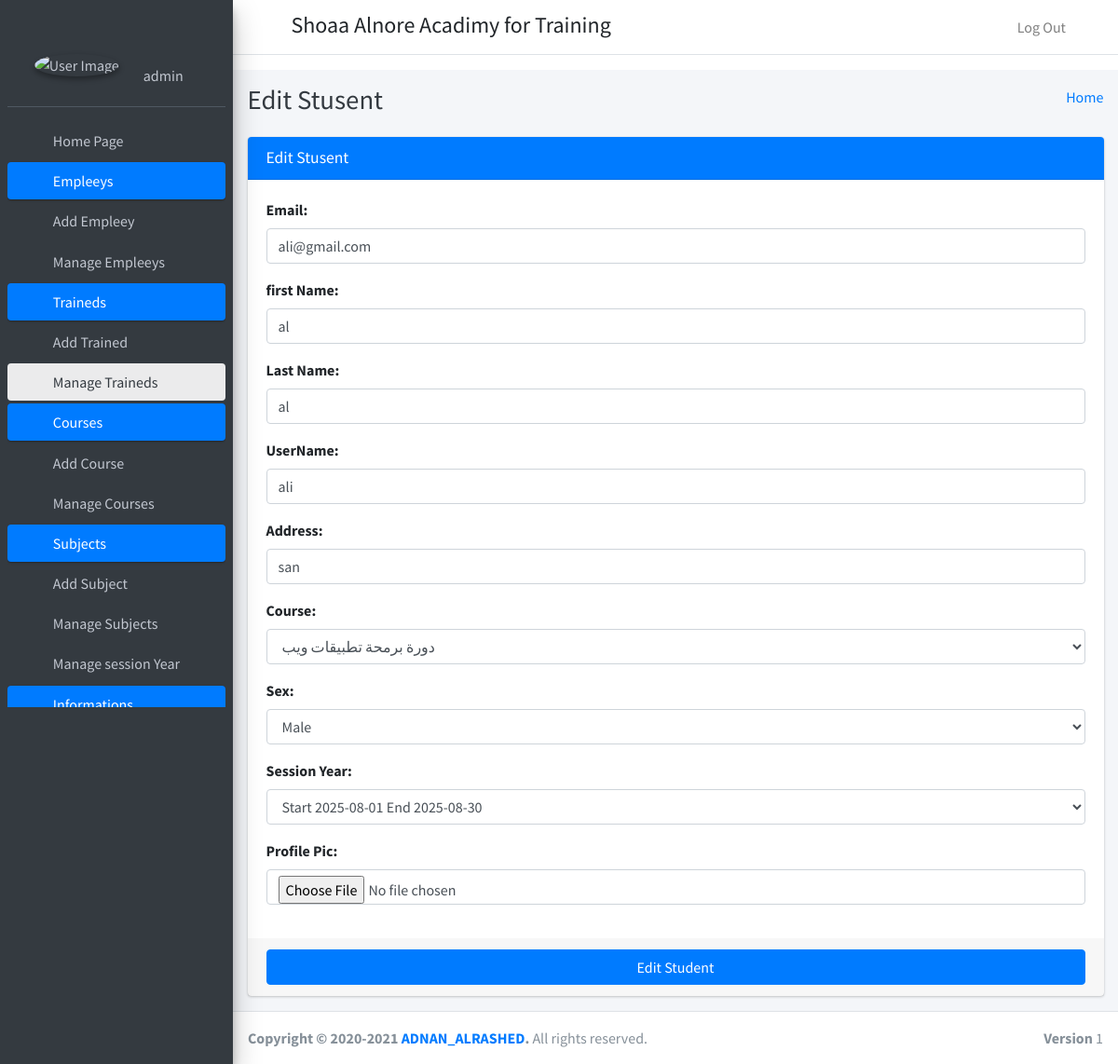
Page /edit_student/3 (signed in) on the committed database.
### studentApp/models.py (models this page shows)
class CustomUser(AbstractUser):
    user_type_data = ((1,'HOD'),(2,'Staff'),(3,'Student'))
    user_type = models.CharField(default=1,choices=user_type_data,max_length=10)

class Students(models.Model):
    id = models.AutoField(primary_key=True)
    admin = models.OneToOneField(CustomUser,on_delete=models.CASCADE)
    gender = models.CharField(max_length=255)
    profile_pic = models.FileField()
    address = models.TextField()
    course_id = models.ForeignKey(Courses,on_delete=models.DO_NOTHING)
    session_year_id = models.ForeignKey(SessionYearModle, on_delete=models.CASCADE)
    created_at = models.DateTimeField(auto_now_add=True)
    updated_at = models.DateTimeField(auto_now_add=True)
    fcm_token = models.TextField(default="")
    objects = models.Manager()

### studentApp/HodViews.py (the view)
# urls.py: path('edit_student/<str:student_id>',HodViews.edit_student, name='edit_student'),
def edit_student(request,student_id):
    request.session['student_id']= student_id
    student = Students.objects.get(admin=student_id)
    form = EditStudentForm()
    form.fields['email'].initial = student.admin.email
    form.fields['first_name'].initial = student.admin.first_name
    form.fields['last_name'].initial = student.admin.last_name
    form.fields['username'].initial = student.admin.username
    form.fields['address'].initial = student.address
    form.fields['course'].initial = student.course_id.id
    form.fields['sex'].initial = student.gender
    form.fields['session_year_id'].initial = student.session_year_id.id
    return render(request,'hod_template/edit_student_template.html',{'form':form,'id':student_id,'username':student.admin.username})

### studentApp/LoginCheckMiddleWare.py (called while the page is built, shortened)
    def process_view(self,request,view_func,view_args,view_kwargs):
        modulename = view_func.__module__
        user = request.user
        if user.is_authenticated:
            if user.user_type == '1':
                if modulename == 'studentApp.HodViews':
                    pass
                elif modulename == 'studentApp.views' or modulename == "django.views.static":
                    pass
                else:
                    return HttpResponseRedirect(reverse('admin_home'))
            else:
                return HttpResponseRedirect(reverse('show_login'))
        else:
            if request.path == reverse('show_login') or request.path == reverse('do_login') or modulename == "django.contrib.auth.views":
                pass
            else:
                return HttpResponseRedirect(reverse('show_login'))

### studentApp/templates/hod_template/edit_student_template.html
{% extends 'hod_template/base_template.html' %}
{% load i18n %}
{% block page_title %}
{% trans "Edit Stusent" %}
{% endblock page_title %}
{% block main_content %}
    <section class="content">
      <div class="container-fluid">
       <div class="row">
          <div class="col-md-12">
            <div class="card card-primary">
              <div class="card-header">
                <h3 class="card-title">{% trans "Edit Stusent" %}</h3>
              </div>
              {% url 'edit_student_save' as action_path %}
              {% include 'hod_template/form_template.html' with messages=messages form=form action_path=action_path button_text='Edit Student' %}
      </div>
    </section>
    {% endblock main_content %}

### studentApp/templates/hod_template/sidebar_template.html (shortened to what this page needs)
 {% load static %}
 {% load i18n %}
  <aside class="main-sidebar sidebar-dark-primary elevation-4">
    <div class="sidebar">
      <div class="user-panel mt-3 pb-3 mb-3 d-flex">
        <div class="image">
          <img src="{% static 'dist/img/user2-160x160.jpg' %}" class="img-circle elevation-2" alt="User Image">
        </div>
        <div class="info">
          <a href="{% url 'admin_profile' %}" class="d-block">{{ user.username }}</a>
        </div>
      </div>
      <nav class="mt-2">
        <ul class="nav nav-pills nav-sidebar flex-column" data-widget="treeview" role="menu" data-accordion="false">
               <li class="nav-item">
                {% url 'admin_home' as admin_home %}
                  <a href="{{ admin_home }}" class="nav-link {% if request.path == admin_home %} active {% endif %}">
                    <i class="far fa-circle nav-icon"></i>
                    <p>{% trans "Home Page" %}</p>
                  </a>
                </li>
          <li class="nav-item has-treeview menu-open">
            <a href="#" class="nav-link active">
              <i class="nav-icon fas fa-tachometer-alt"></i>
              <p>
                {% trans "Empleeys" %}
                <i class="right fas fa-angle-left"></i>
              </p>
            </a>
            <ul class="nav nav-treeview">
              <li class="nav-item">
              {% url 'add_staff' as add_staff %}
                <a href="{{ add_staff }}" class="nav-link {% if request.path == add_staff %} active {% endif %}">
                  <i class="far fa-circle nav-icon"></i>
                  <p>{% trans "Add Empleey" %}</p>
                </a>
              </li>
              <li class="nav-item">
              {% url 'manage_staff' as manage_staff %}
              {% url 'edit_staff' staff_id=id as edit_staff %}
                <a href="{{ manage_staff }}" class="nav-link {% if request.path == manage_staff %} active {% endif %} {% if request.path == edit_staff %} active {% endif %}">
                  <i class="far fa-circle nav-icon"></i>
                  <p>{% trans "Manage Empleeys" %}</p>
                </a>
              </li>
            </ul>
          </li>
         <li class="nav-item has-treeview menu-open">
            <a href="#" class="nav-link active">
              <i class="nav-icon fas fa-tachometer-alt"></i>
              <p>
                {% trans "Traineds" %}
                <i class="right fas fa-angle-left"></i>
              </p>
            </a>
            <ul class="nav nav-treeview">
              <li class="nav-item">
              {% url 'add_student' as add_student %}
                <a href="{{ add_student }}" class="nav-link {% if request.path == add_student %} active {% endif %}">
                  <i class="far fa-circle nav-icon"></i>
                  <p>{% trans "Add Trained" %}</p>
                </a>
              </li>
              <li class="nav-item">
              {% url 'manage_student' as manage_student %}
              {% url 'edit_student' student_id=id as edit_student %}
                <a href="{{ manage_student }}" class="nav-link {% if request.path == manage_student %} active {% endif %} {% if request.path == edit_student %} active {% endif %}">
                  <i class="far fa-circle nav-icon"></i>
                  <p>{% trans "Manage Traineds" %}</p>
                </a>
              </li>
            </ul>
          </li>
       <li class="nav-item has-treeview menu-open">
            <a href="#" class="nav-link active">
              <i class="nav-icon fas fa-tachometer-alt"></i>
              <p>
                {% trans "Courses" %}
                <i class="right fas fa-angle-left"></i>
              </p>
            </a>
            <ul class="nav nav-treeview">
              <li class="nav-item">
              {% url 'add_course' as add_course %}
                <a href="{{ add_course }}" class="nav-link {% if request.path == add_course %} active {% endif %}">
                  <i class="far fa-circle nav-icon"></i>
                  <p>{% trans "Add Course" %}</p>
                </a>
              </li>
              <li class="nav-item">
              {% url 'manage_course' as manage_course %}
              {% url 'edit_course' course_id=id as edit_course %}
                <a href="{{ manage_course }}" class="nav-link {% if request.path == manage_course %} active {% endif %} {% if request.path == edit_course %} active {% endif %}">
                  <i class="far fa-circle nav-icon"></i>
                  <p>{% trans "Manage Courses" %}</p>
                </a>
              </li>
            </ul>
          </li>
          <li class="nav-item has-treeview menu-open">
            <a href="#" class="nav-link active">
              <i class="nav-icon fas fa-tachometer-alt"></i>
              <p>
                {% trans "Subjects" %}
                <i class="right fas fa-angle-left"></i>
              </p>
            </a>
            <ul class="nav nav-treeview">
              <li class="nav-item">
              {% url 'add_subject' as add_subject %}
                <a href="{{ add_subject }}" class="nav-link {% if request.path == add_subject %} active {% endif %}">
                  <i class="far fa-circle nav-icon"></i>
                  <p>{% trans "Add Subject" %}</p>
                </a>
              </li>
              <li class="nav-item">
              {% url 'manage_subject' as manage_subject %}
              {% url 'edit_subject' subject_id=id as edit_subject %}
                <a href="{{ manage_subject }}" class="nav-link {% if request.path == manage_subject %} active {% endif %} {% if request.path == edit_subject %} active {% endif %}">
                  <i class="far fa-circle nav-icon"></i>
                  <p>{% trans "Manage Subjects" %}</p>
                </a>
              </li>
              <li class="nav-item">
                {% url 'manage_session' as manage_session %}
                  <a href="{{ manage_session }}" class="nav-link {% if request.path == manage_session %} active {% endif %} ">
                    <i class="far fa-circle nav-icon"></i>
                    <p>{% trans "Manage session Year" %}</p>
                  </a>
                </li>
            </ul>
          </li>
          <li class="nav-item has-treeview menu-open">
            <a href="#" class="nav-link active">
              <i class="nav-icon fas fa-tachometer-alt"></i>
              <p>
                {% trans "Informations" %}
                <i class="right fas fa-angle-left"></i>
              </p>
            </a>
          </li>
        </ul>
      </nav>
    </div>
  </aside>

### studentApp/templates/hod_template/form_template.html (shortened to what this page needs)
<form role="form" action='{{ action_path }}' method='post' enctype='multipart/form-data'>
      <div class="card-body">
        {% for field in form %}
        <div class="form-group">
            {{ field.label_tag }}
            {{ field }}
        </div>
        {% endfor %}
      </div>
      <div class="card-footer">
        <button type="submit" class="btn btn-primary btn-block">{{ button_text }}</button>
      </div>
    </form>

### rows in the picture
CustomUser: username "admin"
CustomUser: form "ali@gmail.com" "al" "al" "ali"
Students: form "san" "Start 2025-08-01 End 2025-08-30"

### other values in the picture
{{ field.label_tag }} "Email:" "first Name:" "Last Name:" "UserName:" "Address:" "Course:" "Sex:" "Session Year:" "Profile Pic:"
{{ button_text }} "Edit Student"
